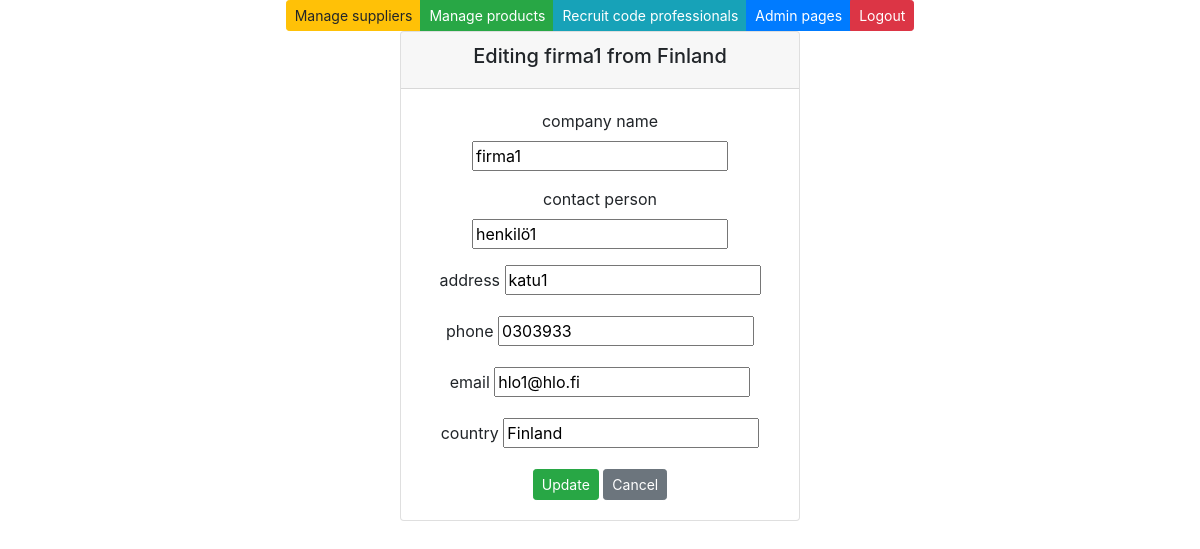
The app's page /edit-supplier-get/1/ (signed in) with its own data.
### app/models.py (models this page shows, shortened)
class Supplier(models.Model):
    companyname = models.CharField(max_length = 50, default="firma")
    contactname = models.CharField(max_length = 50, default="firma")
    address = models.CharField(max_length = 100, default="firma")
    phone = models.CharField(max_length = 20, default="firma")
    email = models.CharField(max_length = 50, default="firma")
    country = models.CharField(max_length = 50, default="firma")

### app/views.py (the view)
# urls.py: path('edit-supplier-get/<int:id>/', edit_supplier_get),
def edit_supplier_get(request, id):
    if not request.user.is_authenticated:
        return render(request, 'loginpage.html')
    else:
        supplier = Supplier.objects.get(id = id)
        context = {'supplier': supplier}
        return render (request,"edit_supplier.html",context)

### app/templates/edit_supplier.html (shortened to what this page needs)
{% extends 'index.html' %}
{% block content %}
<div class="card" style="width: 25rem;">
    <div class="card-header">
        <h5>Editing {{supplier.companyname}} from {{supplier.country}}</h5>
    </div>
    <div class="card-body">
        <form method="post" action="/edit-supplier-post/{{supplier.id}}/">
            <div class="form-group">
                <label>company name</label>
                <input type="text" name="companyname" value={{supplier.companyname}}>
            </div>
            <div class="form-group">
                <label>contact person</label>
                <input type="text" name="contactname" value={{supplier.contactname}}>
            </div>
            <div class="form-group">
                <label>address</label>
                <input type="text" name="address" value={{supplier.address}}>
            </div>
            <div class="form-group">
                <label>phone</label>
                <input type="text" name="phone" value={{supplier.phone}}>
            </div>
            <div class="form-group">
                <label>email</label>
                <input type="text" name="email" value={{supplier.email}}>
            </div>
            <div class="form-group">
                <label>country</label>
                <input type="text" name="country" value={{supplier.country}}>
            </div>
            <input type="submit" value="Update" class="btn btn-success btn-sm">
            <input type="button" onclick="window.location.href='/suppliers'" id="hide-btn"
                class="btn btn-secondary btn-sm" value="Cancel">
        </form>
    </div>
</div>
{% endblock %}

### records on screen
Supplier: companyname "firma1", country "Finland", contactname "henkilö1", address "katu1", phone "0303933", email "hlo1@hlo.fi"
